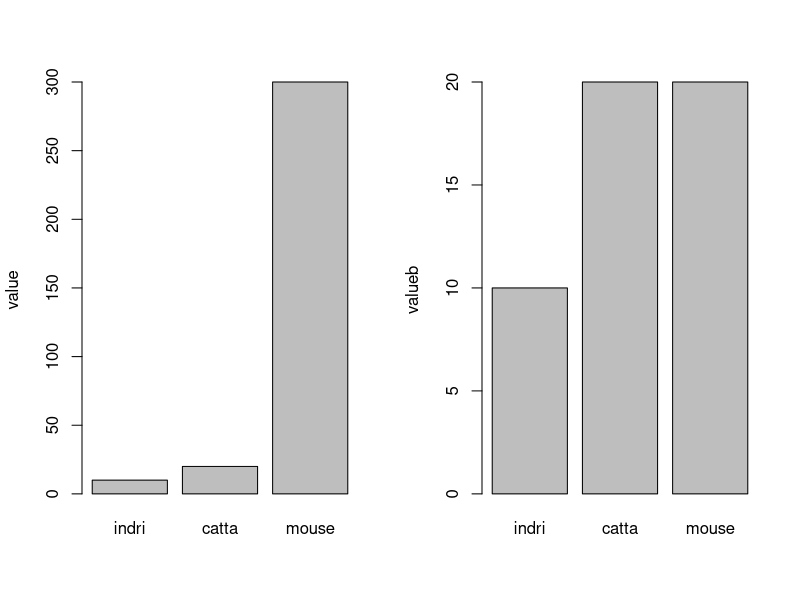
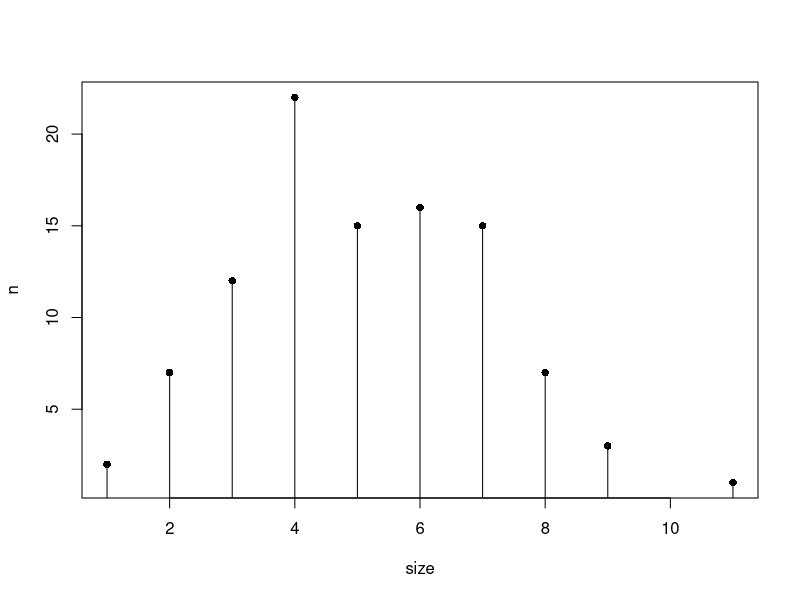
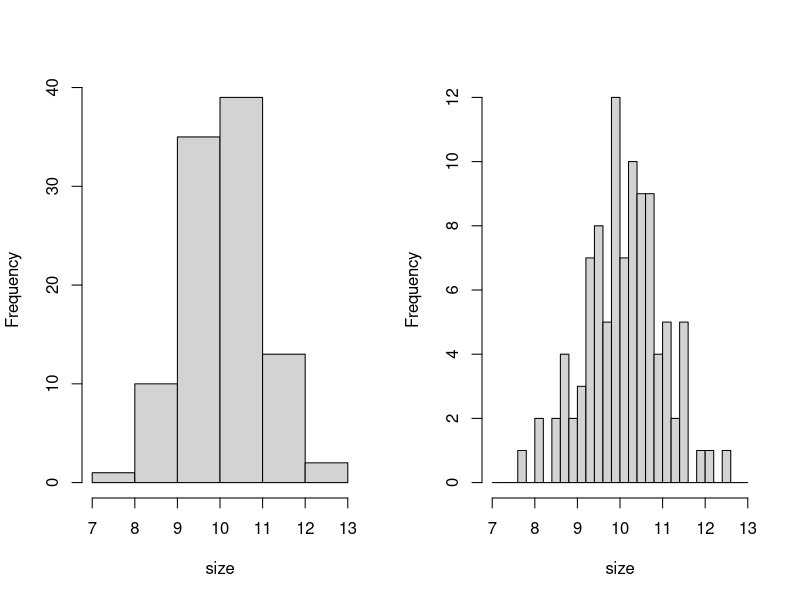

Generate these figures, in order, with R:
## ---- chunk 1
df_lemur <- data.frame(
    species = c("indri", "catta", "mouse"),
    value = c(10, 20, 300),
    valueb = c(10, 20, 20)
)

# Set layout for two side-by-side plots
par(mfrow = c(1, 2))

# Plot A
barplot(
  height = df_lemur$value,
  names.arg = df_lemur$species,
  ylab = "value"
)

# Plot B
barplot(
  height = df_lemur$valueb,
  names.arg = df_lemur$species,
  ylab = "valueb"
)

# Reset plotting settings back to default
par(mfrow = c(1, 1))
## ---- chunk 2
set.seed(1)
df_discrete <- data.frame(
    size = rpois(100, 5)
)
df_discrete <- aggregate(n ~ size, data = transform(df_discrete, n = 1), FUN = length)

# Create the lollipop plot in Base R
plot(
  df_discrete$size, df_discrete$n,
  type = "h",
  xlab = "size",
  ylab = "n"
)
points(df_discrete$size, df_discrete$n, pch = 16)
## ---- chunk 3
set.seed(1)

df_quant <- data.frame(
    size = rnorm(100, 10, 1)
)

# Set layout for two side-by-side plots
par(mfrow = c(1, 2))

# Plot A: Histogram with binwidth = 1
hist(
  df_quant$size,
  breaks = seq(floor(min(df_quant$size)), ceiling(max(df_quant$size)), by = 1),
  main = "",
  xlab = "size"
)

# Plot B: Histogram with binwidth = 0.2
hist(
  df_quant$size,
  breaks = seq(floor(min(df_quant$size)), ceiling(max(df_quant$size)), by = 0.2),
  main = "",
  xlab = "size"
)

# Reset layout to default
par(mfrow = c(1, 1))
